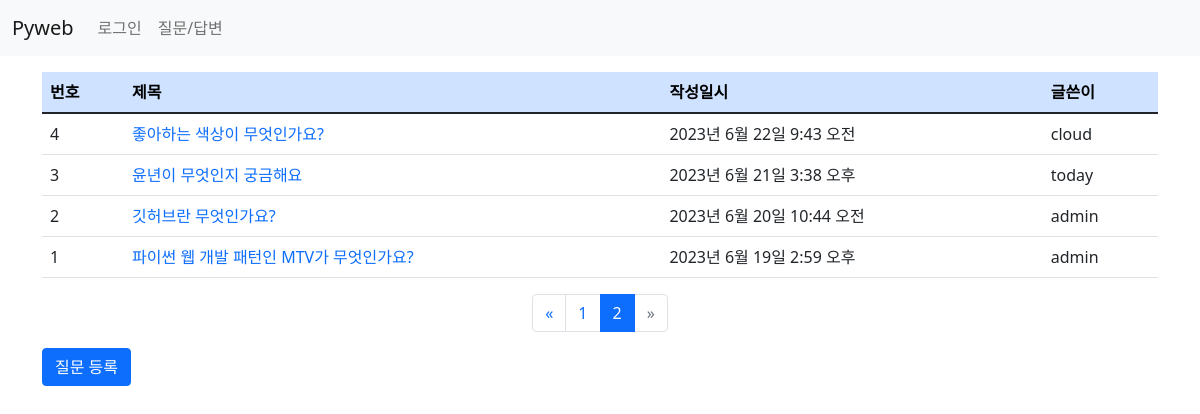
/board/?page=2, run on the app's committed database.
### board/models.py (models this page shows, shortened)
class Question(models.Model):
    author = models.ForeignKey(User, on_delete=models.CASCADE) #글쓴이
    subject = models.CharField(max_length=200)  #제목
    content = models.TextField()                #질문 내용
    create_date = models.DateTimeField()        #등록일
    modify_date = models.DateTimeField(null=True, blank=True) #null 허용

### board/views.py (the view)
# urls.py: path('', views.question_list, name='question_list'),
def question_list(request):
    question_list = Question.objects.order_by('-create_date') #내림 차순
    page = request.GET.get('page', '1')
    paginator = Paginator(question_list, 10)  #페이지당 게시글 - 10
    page_obj = paginator.get_page(page)
    context = {'question_list': page_obj}
    return render(request, 'board/question_list.html', context)

### board/templatetags/board_filter.py (called while the page is built)
@register.filter
def sub(value, arg):
    return value - arg #원래값 - 매개값 -> |sub:arg

### templates/board/question_list.html
{% extends 'base.html' %}
{% load board_filter %}
{% block content %}
<div class="container my-3">
    <section id="question_list">
        <table class="table">
            <thead>
                <tr class="table-primary">
                    <th>번호</th><th>제목</th><th>작성일시</th><th>글쓴이</th>
                </tr>
            </thead>
            <tbody>
                {% if question_list %}
                    {% for question in question_list %}
                    <tr>
                        <td>{{ question_list.paginator.count|sub:question_list.start_index|sub:forloop.counter0|add:1 }}</td>
                        <td>
                            <a href="{% url 'board:detail' question.id %}">
                                {{ question.subject }}
                            </a>
                        </td>
                        <td>{{ question.create_date }}</td>
                        <td>{{ question.author }}</td>
                    </tr>
                    {% endfor %}
                {% else %}
                    <tr>
                        <td>질문이 없습니다.</td>
                    </tr>
                {% endif %}
            </tbody>
         </table>
        <ul class="pagination justify-content-center">
            {% if question_list.has_previous %}
                <li class="page-item">
                    <a class="page-link"
                       href="?page={{ question_list.previous_page_number }}">&laquo;</a>
                </li>
            {% else %}
                <li class="page-item disabled">
                    <a class="page-link" href="">&laquo;</a>
                </li>
            {% endif %}
            {% for page_number in question_list.paginator.page_range %}
                {% if page_number == question_list.number %}
                <li class="page-item active">
                    <a class="page-link" href="?page={{ page_number }}">
                        {{ page_number }}
                    </a>
                </li>
                {% else %}
                <li class="page-item">
                    <a class="page-link" href="?page={{ page_number }}">
                        {{ page_number }}
                    </a>
                </li>
                {% endif %}
            {% endfor %}
            {% if question_list.has_next %}
                <li class="page-item">
                    <a class="page-link"
                       href="?page={{ question_list.next_page_number }}">&raquo;</a>
                </li>
            {% else %}
                <li class="page-item disabled">
                    <a class="page-link" href="">&raquo;</a>
                </li>
            {% endif %}
        </ul>
        <a href="{% url 'board:question_create' %}"
            class="btn btn-primary">질문 등록</a>
    </section>
</div>
{% endblock %}

### static/board/css/style.css (style rules this page uses)
a { text-decoration: none; }

### data on the page
Question: paginator.count|sub "4", subject "좋아하는 색상이 무엇인가요?", create_date "2023년 6월 22일 9:43 오전", author "cloud"
Question: paginator.count|sub "3", subject "윤년이 무엇인지 궁금해요", create_date "2023년 6월 21일 3:38 오후", author "today"
Question: paginator.count|sub "2", subject "깃허브란 무엇인가요?", create_date "2023년 6월 20일 10:44 오전", author "admin"
Question: paginator.count|sub "1", subject "파이썬 웹 개발 패턴인 MTV가 무엇인가요?", create_date "2023년 6월 19일 2:59 오후", author "admin"

### other printed values
{{ page_number }} "1"
{{ page_number }} "2"
